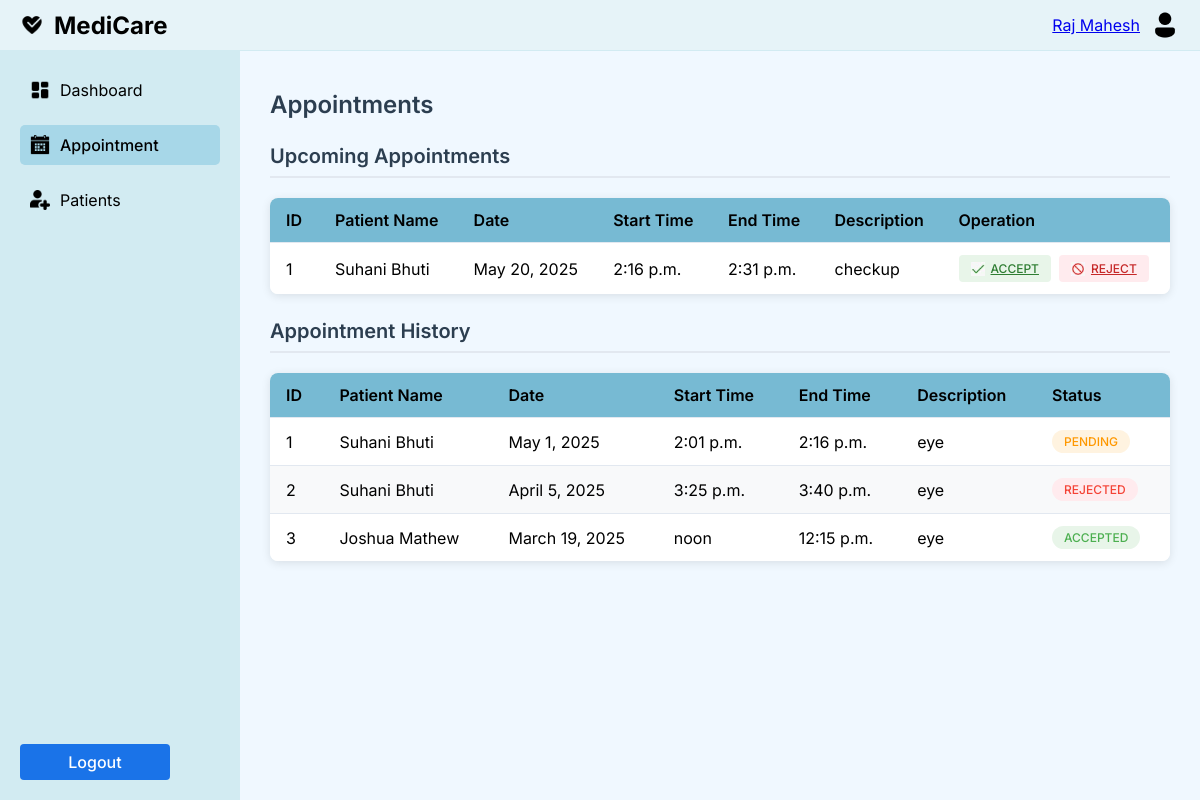
The app's page /accounts/staff_app/ (signed in), older data.
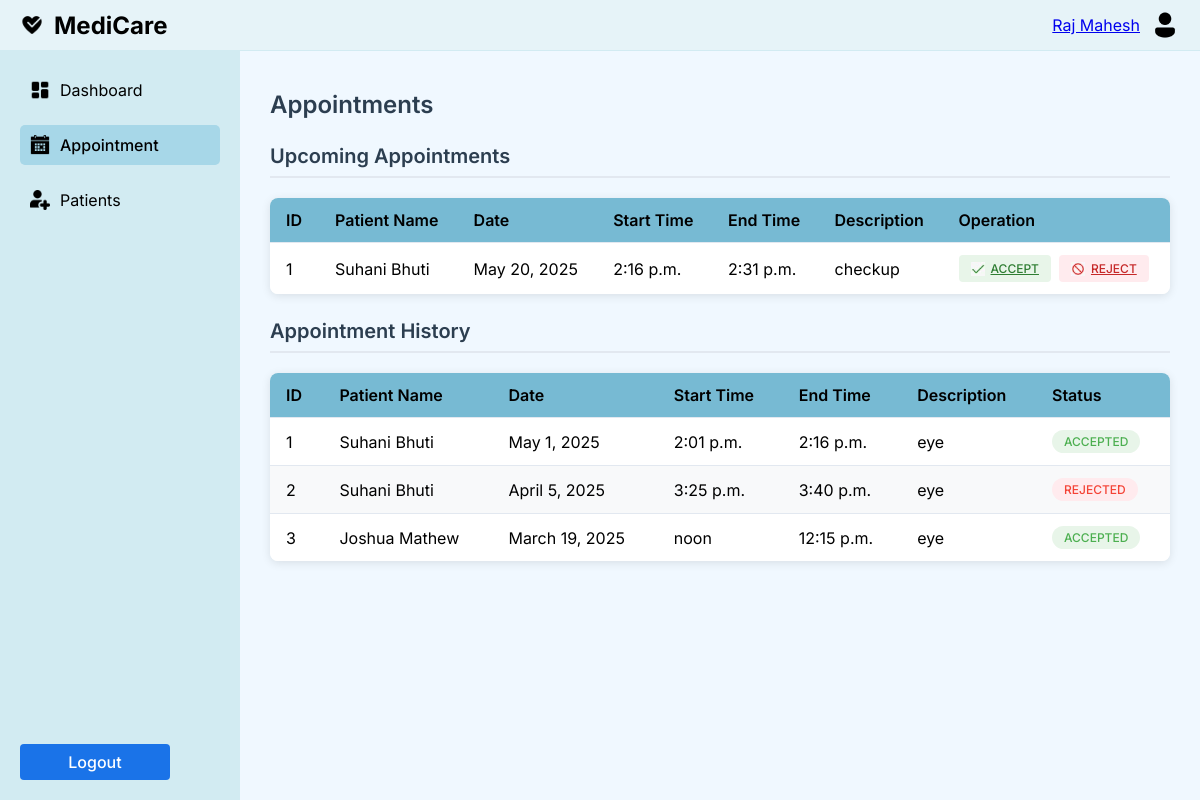
The same page, newer data.
### accounts/models.py (models this page shows, shortened)
class Appointment(models.Model):
    STATUS_CHOICES = [
        ('pending', 'Pending'),
        ('accepted', 'Accepted'),
        ('rejected', 'Rejected'),
    ]
    doctor = models.ForeignKey(StaffD, on_delete=models.CASCADE)
    patient = models.ForeignKey(User, on_delete=models.CASCADE)
    date = models.DateField()
    start_time = models.TimeField()
    end_time = models.TimeField()
    description = models.TextField()
    status = models.CharField(max_length=10, choices=STATUS_CHOICES, default='pending')
    class Meta:
        unique_together = ('doctor', 'date', 'start_time')

class User(AbstractUser):
    PATIENT = 'patient'
    DOCTOR = 'doctor'
    NURSE = 'nurse'
    ADMIN = 'admin'
    ROLE_CHOICES = [
        (PATIENT, 'Patient'),
        (DOCTOR, 'Doctor'),
        (NURSE, 'Nurse'),
        (ADMIN, 'Admin'),
    ]
    role = models.CharField(max_length=10, choices=ROLE_CHOICES, default=PATIENT)

class PatientReg(models.Model):
    user = models.OneToOneField(User, on_delete=models.CASCADE, related_name='patient_profile')
    full_name = models.CharField(max_length=100)
    date_of_birth = models.DateField()
    email = models.EmailField(null=True, blank=True)
    mobile_number = models.CharField(max_length=15)
    gender = models.CharField(max_length=10)
    age = models.PositiveIntegerField()
    blood_group = models.CharField(max_length=5)
    marital_status = models.CharField(max_length=10, choices=[('single', 'Single'), ('married', 'Married')])
    address = models.TextField()
    emergency_contact_name = models.CharField(max_length=100)
    emergency_contact_number = models.CharField(max_length=15)
    occupation = models.CharField(max_length=100)
    habits = models.CharField(max_length=50, blank=True)
    medical_history = models.TextField(null=False, default="None")
    disease = models.CharField(max_length=50, null=False, default="None")

### accounts/views.py (the view)
# urls.py: path('staff_app/', views.staff_app, name='staff_app'),
@login_required
def staff_app(request):
    user = request.user
    try:
        staff = StaffD.objects.get(user=user)
        full_name = staff.full_name
    except StaffD.DoesNotExist:
        try:
            nurse = NurseReg.objects.get(user=user)
            full_name = nurse.full_name
        except NurseReg.DoesNotExist:
            full_name = user.username
    current_time = timezone.now()
    upcoming_appointments = Appointment.objects.filter(
        doctor=staff,  # Assuming the logged-in user is a doctor
        date__gte=current_time.date(),  # Upcoming or today's appointments
    ).order_by('date', 'start_time')
    old_appointments = Appointment.objects.filter(
        doctor=staff,  # Assuming the logged-in user is a doctor
        date__lt=current_time.date(),  # Past appointments
    ).order_by('-date', '-start_time')
    context = {
        'full_name': full_name,
        'upcoming_appointments': upcoming_appointments,
        'old_appointments': old_appointments,
    }
    return render(request, 'accounts/staff_app.html', context)

### accounts/context_processors.py (called while the page is built)
def media_url(request):
    return {
        'MEDIA_URL': settings.MEDIA_URL,
    }

### templates/accounts/staff_app.html (shortened to what the changed rows need)
<!DOCTYPE html>
<html lang="en">
<head>
</head>
<body>
    <div class="container">
        <div class="content">
            <div class="main-content">
                <div class="section-header">
                    <h2 class="section-title">Appointments</h2>
                </div>
                <div class="table-container">
                    <table>
                        <thead>
                            <tr>
                                <th>ID</th>
                                <th>Patient Name</th>
                                <th>Date</th>
                                <th>Start Time</th>
                                <th>End Time</th>
                                <th>Description</th>
                                <th>Operation</th>
                            </tr>
                        </thead>
                    </table>
                </div>
                <div class="table-container">
                    <table>
                        <thead>
                            <tr>
                                <th>ID</th>
                                <th>Patient Name</th>
                                <th>Date</th>
                                <th>Start Time</th>
                                <th>End Time</th>
                                <th>Description</th>
                                <th>Status</th>
                            </tr>
                        </thead>
                        <tbody>
                            {% for appointment in old_appointments %}
                            <tr>
                                <td>{{ forloop.counter }}</td>
                                <td>{{ appointment.patient.patient_profile.full_name }}</td>
                                <td>{{ appointment.date }}</td>
                                <td>{{ appointment.start_time }}</td>
                                <td>{{ appointment.end_time }}</td>
                                <td>{{ appointment.description }}</td>
                                <td>
                                    <span class="status-badge status-{{ appointment.status|lower }}">
                                        {{ appointment.status|title }}
                                    </span>
                                </td>
                            </tr>
                            {% empty %}
                            <tr>
                                <td colspan="7" style="text-align: center;">No past appointments.</td>
                            </tr>
                            {% endfor %}
                        </tbody>
                    </table>
                </div>
            </div>
        </div>
    </div>
</body>
</html>

Row changes from the older to the newer data that the page shows:
changed Appointment "May 1, 2025": status "PENDING" → "ACCEPTED"
